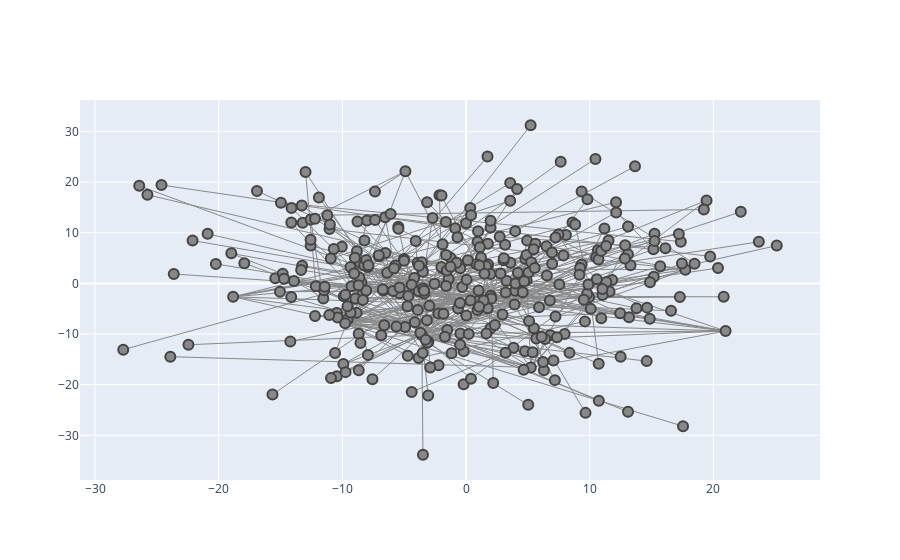

Notebook source saved alongside this figure:
### Code cell
configure_plotly_browser_state()
plotNetwork(WineGraph)
